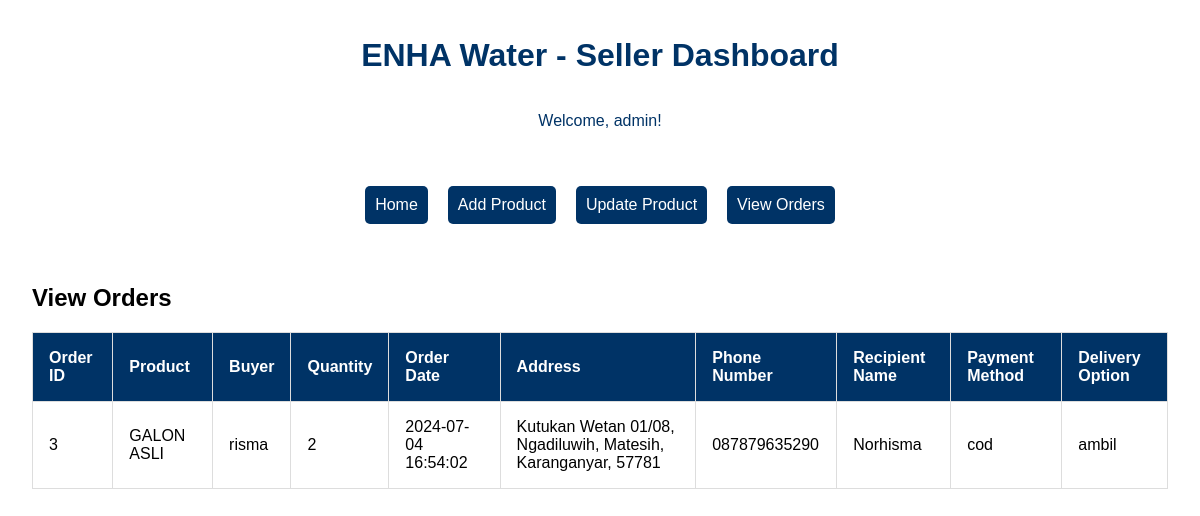
The page /seller_dashboard.php?page=view_orders (signed in) on the database its author committed.
### tables this page shows
CREATE TABLE `orders` (
  `order_id` int(11) NOT NULL,
  `product_id` int(11) NOT NULL,
  `user_id` int(11) NOT NULL,
  `quantity` int(11) NOT NULL,
  `order_date` timestamp NOT NULL DEFAULT current_timestamp(),
  `address` varchar(255) NOT NULL,
  `phone` varchar(20) NOT NULL,
  `recipient_name` varchar(100) NOT NULL,
  `payment_method` enum('bank','qris','cod') NOT NULL,
  `delivery_option` enum('diantar','ambil') NOT NULL,
  `payment_status` enum('pending','completed','failed') DEFAULT 'pending'
);

CREATE TABLE `products` (
  `product_id` int(11) NOT NULL,
  `product_name` varchar(255) NOT NULL,
  `product_description` text NOT NULL,
  `price` decimal(10,3) NOT NULL,
  `stock` int(11) NOT NULL,
  `product_image` varchar(255) NOT NULL
);

CREATE TABLE `users` (
  `user_id` int(11) NOT NULL,
  `username` varchar(50) NOT NULL,
  `password` varchar(255) NOT NULL,
  `email` varchar(100) NOT NULL,
  `phone` varchar(20) DEFAULT NULL,
  `user_type` enum('seller','buyer') NOT NULL,
  `created_at` timestamp NOT NULL DEFAULT current_timestamp()
);

### seller_dashboard.php (the view, shortened to what this page needs)
<?php
include 'includes/db_connect.php';
$sql = "SELECT orders.order_id, orders.product_id, orders.user_id, orders.quantity, orders.order_date, products.product_name, users.username, orders.address, orders.phone, orders.recipient_name, orders.payment_method, orders.delivery_option
        FROM orders
        JOIN products ON orders.product_id = products.product_id
        JOIN users ON orders.user_id = users.user_id";
$orders_result = $conn->query($sql);
?>
<!DOCTYPE html>
<html>
<head>
    <link rel="stylesheet" type="text/css" href="css/seller_dashboard.css">
</head>
<body>
    <header>
        <div class="header-container">
            <h1>ENHA Water - Seller Dashboard</h1>
            <p>Welcome, <?php echo $_SESSION['username']; ?>!</p>
        </div>
    </header>
    <nav>
        <ul id="nav-links">
            <li><a href="index.php">Home</a></li>
            <li><a href="?page=add_product">Add Product</a></li>
            <li><a href="?page=update_stock">Update Product</a></li>
            <li><a href="?page=view_orders">View Orders</a></li>
        </ul>
    </nav>
    <div class="container">
        <?php
        if (isset($_GET['page']) && $_GET['page'] == 'add_product') {
            ?>
            <h2>Add New Product</h2>
            <form method="post" action="" enctype="multipart/form-data">
                <div class="form-group">
                    <label for="product_name">Product Name</label>
                    <input type="text" id="product_name" name="product_name" required>
                </div>
                <div class="form-group">
                    <label for="product_description">Product Description</label>
                    <textarea id="product_description" name="product_description" required></textarea>
                </div>
                <div class="form-group">
                    <label for="price">Price</label>
                    <input type="number" id="price" name="price" required>
                </div>
                <div class="form-group">
                    <label for="stock">Stock</label>
                    <input type="number" id="stock" name="stock" required>
                </div>
                <div class="form-group">
                    <label for="product_image">Product Image</label>
                    <input type="file" id="product_image" name="product_image" required>
                </div>
                <div class="form-group">
                    <button type="submit" name="add_product">Add Product</button>
                </div>
            </form>
            <?php
        } elseif (isset($_GET['page']) && $_GET['page'] == 'view_orders') {
            ?>
            <h2>View Orders</h2>
            <table class="orders-table">
                <thead>
                    <tr>
                        <th>Order ID</th>
                        <th>Product</th>
                        <th>Buyer</th>
                        <th>Quantity</th>
                        <th>Order Date</th>
                        <th>Address</th>
                        <th>Phone Number</th>
                        <th>Recipient Name</th>
                        <th>Payment Method</th>
                        <th>Delivery Option</th>
                    </tr>
                </thead>
                <tbody>
                    <?php
                    if ($orders_result->num_rows > 0) {
                        while ($row = $orders_result->fetch_assoc()) {
                            echo "<tr>
                                    <td>{$row['order_id']}</td>
                                    <td>{$row['product_name']}</td>
                                    <td>{$row['username']}</td>
                                    <td>{$row['quantity']}</td>
                                    <td>{$row['order_date']}</td>
                                    <td>{$row['address']}</td>
                                    <td>{$row['phone']}</td>
                                    <td>{$row['recipient_name']}</td>
                                    <td>{$row['payment_method']}</td>
                                    <td>{$row['delivery_option']}</td>
                                  </tr>";
                        }
                    } else {
                        echo "<tr><td colspan='10'>No orders available</td></tr>";
                    }
                    ?>
                </tbody>
            </table>
            <?php
        } else {
            ?>
            <h2>Welcome to the Seller Dashboard</h2>
            <p>Select an option from the menu to get started.</p>
            <?php
        }
        ?>
    </div>
</body>
</html>

### css/seller_dashboard.css (style rules this page uses)
body { font-family: Arial, sans-serif; margin: 0; padding: 0; }
.header-container { display: flex; flex-direction: column; align-items: center; background-color: white; color: #003366; padding: 1em; text-align: center; margin-bottom: 1em; }
nav { background-color: white; padding: 0.5em; }
nav ul { list-style: none; padding: 0; display: flex; justify-content: center; margin: 0; }
nav ul li { margin: 0 10px; }
nav ul li a { text-decoration: none; padding: 10px; background-color: #003366; color: white; border-radius: 5px; display: block; }
.container { padding: 2em; }
.orders-table { width: 100%; border-collapse: collapse; margin-top: 1em; background-color: #ffffff; }
.orders-table thead { background-color: #003366; color: white; }
.orders-table th, .orders-table td { padding: 1em; border: 1px solid #ddd; text-align: left; }

### rows shown on the page
orders: order_id "3", product.product_name "GALON ASLI", user.username "risma", quantity "2", order_date "2024-07-04 16:54:02", address "Kutukan Wetan 01/08, Ngadiluwih, Matesih, Karanganyar, 57781", phone "087879635290", recipient_name "Norhisma", payment_method "cod", delivery_option "ambil"

### other values the page prints
$_SESSION['username'] "admin"
